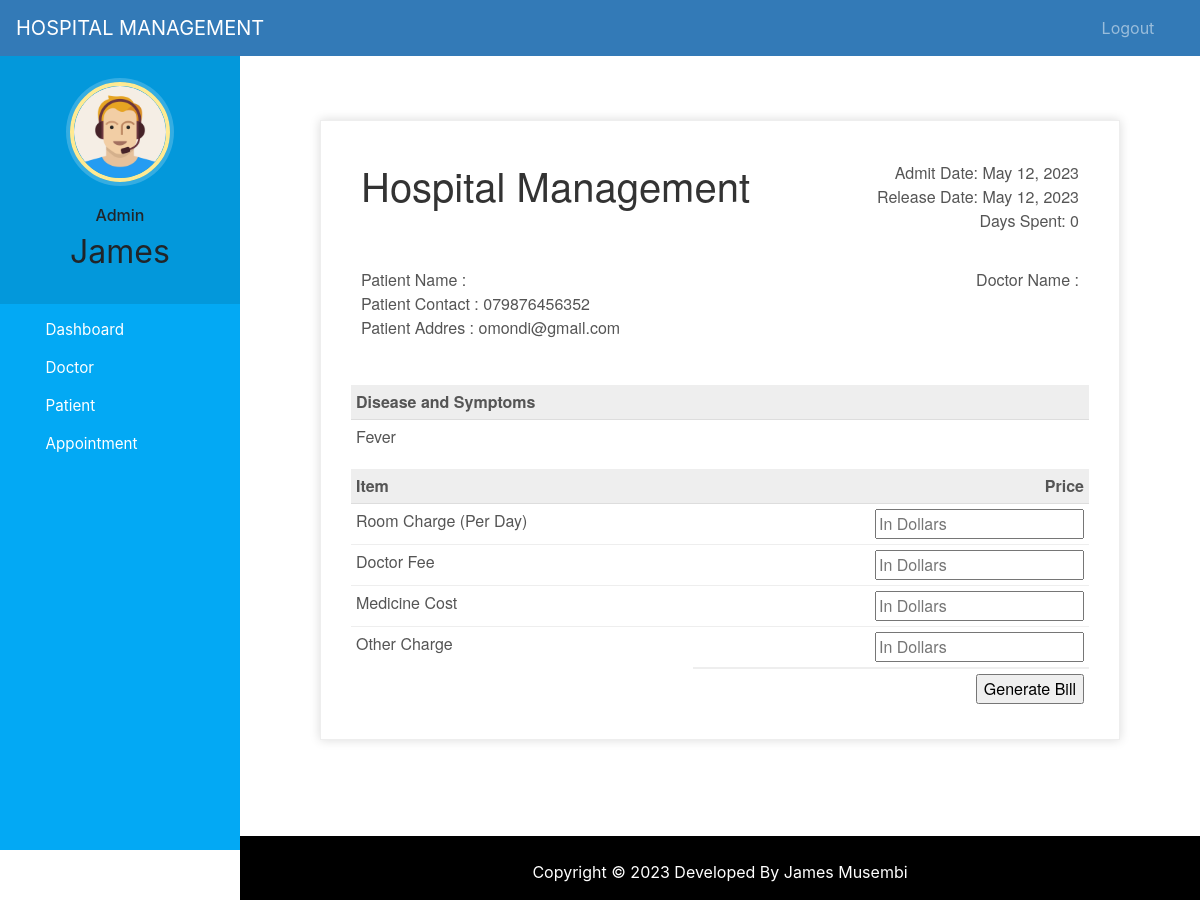
Screenshot of /discharge-patient/1 (signed in) with the database file from the repository.
### hospital/models.py (models this page shows, shortened)
class Patient(models.Model):
    user=models.OneToOneField(User,on_delete=models.CASCADE)
    profile_pic= models.ImageField(upload_to='profile_pic/PatientProfilePic/',null=True,blank=True)
    address = models.CharField(max_length=40)
    mobile = models.CharField(max_length=20,null=False)
    symptoms = models.CharField(max_length=100,null=False)
    assignedDoctorId = models.PositiveIntegerField(null=True)
    admitDate=models.DateField(auto_now=True)
    status=models.BooleanField(default=False)
    @property
    def get_name(self):
        return self.user.first_name+" "+self.user.last_name

### hospital/views.py (the view, shortened to what this page needs)
# urls.py: path('discharge-patient/<int:pk>', views.discharge_patient_view,name='discharge-patient'),
@login_required(login_url='adminlogin')
@user_passes_test(is_admin)
def discharge_patient_view(request,pk):
    patient=models.Patient.objects.get(id=pk)
    days=(date.today()-patient.admitDate) #2 days, 0:00:00
    assignedDoctor=models.User.objects.all().filter(id=patient.assignedDoctorId)
    d=days.days # only how many day that is 2
    patientDict={
        'patientId':pk,
        'name':patient.get_name,
        'mobile':patient.mobile,
        'address':patient.address,
        'symptoms':patient.symptoms,
        'admitDate':patient.admitDate,
        'todayDate':date.today(),
        'day':d,
        'assignedDoctorName':assignedDoctor[0].first_name,
    }
    return render(request,'hospital/patient_generate_bill.html',context=patientDict)

### hospital/views.py (called while the page is built)
def is_admin(user):
    return user.groups.filter(name='ADMIN').exists()

### templates/hospital/patient_generate_bill.html (shortened to what this page needs)
{% extends 'hospital/admin_base.html' %}
{% load static %}
{% block content %}
<head>
</head>
<br><br><br>
<div class="invoice-box">
  <table cellpadding="0" cellspacing="0">
    <tr class="top">
      <td colspan="2">
        <table>
          <tr>
            <td class="title">
              <h1>Hospital Management</h1>
            </td>
            <td>
              Admit Date: {{admitDate}}<br>
              Release Date: {{todayDate}}<br>
              Days Spent: {{day}}
            </td>
          </tr>
        </table>
      </td>
    </tr>
    <tr class="information">
      <td colspan="2">
        <table>
          <tr>
            <td>
              Patient Name : {{name}}<br>
              Patient Contact : {{mobile}}<br>
              Patient Addres : {{address}}<br>
            </td>
            <td>
              Doctor Name :<br>
              {{assignedDoctorName}}<br>
            </td>
          </tr>
        </table>
      </td>
    </tr>
    <tr class="heading">
      <td>
        Disease and Symptoms
      </td>
      <td>
      </td>
    </tr>
    <tr class="details">
      <td>
        {{symptoms}}
      </td>
    </tr>
    <tr class="heading">
      <td>
        Item
      </td>
      <td>
        Price
      </td>
    </tr>
    <form method="post">
      <tr class="item">
        <td>
          Room Charge (Per Day)
        </td>
        <td>
          <input type="number" name="roomCharge" placeholder="In Dollars" value="">
        </td>
      </tr>
      <tr class="item">
        <td>
          Doctor Fee
        </td>
        <td>
          <input type="number" name="doctorFee" placeholder="In Dollars" value="">
        </td>
      </tr>
      <tr class="item">
        <td>
          Medicine Cost
        </td>
        <td>
          <input type="number" name="medicineCost" placeholder="In Dollars" value="">
        </td>
      </tr>
      <tr class="item last">
        <td>
          Other Charge
        </td>
        <td>
          <input type="number" name="OtherCharge" placeholder="In Dollars" value="">
        </td>
      </tr>
      <tr class="total">
        <td></td>
        <td>
          <input type="submit" name="submit" value="Generate Bill">
        </td>
      </tr>
    </form>
  </table>
</div>
{% endblock content %}

### templates/hospital/admin_base.html (shortened to what this page needs)
<!DOCTYPE html>
{% load static %}
<html lang="en">
<head>
  <link rel="stylesheet" href="https://stackpath.bootstrapcdn.com/bootstrap/4.3.1/css/bootstrap.min.css">
  <link rel="stylesheet" href="https://maxcdn.bootstrapcdn.com/font-awesome/4.7.0/css/font-awesome.min.css">
  <link rel="stylesheet" href="{% static '/style.css' %}">
</head>
<body>
  <nav class="menu" tabindex="0">
    <header class="avatar">
      <img src="{% static "images/adminpropic.png" %}" />
      <br><br>
      <h6>Admin</h6>
      <h2>{{request.user.first_name}}</h2>
    </header>
    <ul>
      <li tabindex="0" class="icon-dashboard"> <a style="color:white; text-decoration:none;" href="/admin-dashboard"><span>Dashboard</span></a> </li>
      <li tabindex="0" class="icon-customers"> <a style="color:white; text-decoration:none;" href="/admin-doctor"><span>Doctor</span></a></li>
      <li tabindex="0" class="icon-users"> <a style="color:white; text-decoration:none;" href="/admin-patient"><span>Patient</span></a></li>
      <li tabindex="0" class="icon-calendar"> <a style="color:white; text-decoration:none;" href="/admin-appointment"><span>Appointment</span></a></li>
    </ul>
  </nav>
  <main>
    <div class="bs-example">
      <nav class="navbar navbar-expand-md  navbar-dark fixed-top" style="background:#337AB7;">
        <a href="/admin-dashboard" class="navbar-brand">HOSPITAL MANAGEMENT</a>
        <div class="collapse navbar-collapse justify-content-between" id="navbarCollapse">
          <div class="navbar-nav" style=" margin-left: 90%;">
            <a href="/logout" class="nav-item nav-link">Logout</a>
          </div>
        </div>
      </nav>
    </div>
    <br><br>
    {% block content %}
    {% endblock content %}
    <br><br><br><br>
    <footer>
      <br>
      <div class="container">
        <div class="row">
          <div class="col-md-12 col-sm-12">
            <div style="color:#ffffff;" class="wow fadeInUp footer-copyright">
              <p>
                Copyright &copy; 2023 Developed By James Musembi </p>
            </div>
          </div>
        </div>
      </div>
    </footer>
  </main>
</body>
</html>

### static/style.css (style rules this page uses)
body { padding-left: 240px; }
main { position: relative; height: 100vh; }
.menu { background: #5bc995; height: 100vh; width: 240px; position: fixed; top: 0px; left: 0; z-index: 5; outline: none; }
.menu .avatar { background: rgba(0, 0, 0, 0.1); padding: 2em 0.5em; text-align: center; }
.menu .avatar img { width: 100px; border-radius: 50%; overflow: hidden; border: 4px solid #ffea92; box-shadow: 0 0 0 4px rgba(255, 255, 255, 0.2); }
.menu .avatar h2 { font-weight: normal; margin-bottom: 0; }
.menu ul { list-style: none; padding: 0.5em 0; margin: 0; }
.menu ul li { padding: 0.5em 1em 0.5em 3em; font-size: 0.95em; font-weight: regular; background-repeat: no-repeat; background-position: left 15px center; background-size: auto 20px; transition: all 0.15s linear; cursor: pointer; }
.menu ul li.icon-dashboard { background-image: url("http://www.entypo.com/images//gauge.svg"); }
.menu ul li.icon-customers { background-image: url("http://www.entypo.com/images//briefcase.svg"); }
.menu ul li.icon-users { background-image: url("http://www.entypo.com/images//users.svg"); }
.menu ul li.icon-calendar { background-image: url("http://www.entypo.com/images//calendar.svg"); }

### templates/hospital/admin_base.html (style rules this page uses)
a:link { text-decoration: none; }
a { color: white; }
footer { padding: 0px 0px 0px 0px; background-color: black; margin: 0px; }
p { text-align: center; }
body { padding-left: 240px; }
main { position: relative; height: 100vh; }
.menu { background: #03a9f4; height: 100vh; width: 240px; position: fixed; top: 0px; left: 0; z-index: 5; outline: none; }
.menu .avatar { background: rgba(0, 0, 0, 0.1); padding: 2em 0.5em; text-align: center; }
.menu .avatar img { width: 100px; border-radius: 50%; overflow: hidden; border: 4px solid #ffea92; box-shadow: 0 0 0 4px rgba(255, 255, 255, 0.2); }
.menu .avatar h2 { font-weight: normal; margin-bottom: 0; }
.menu ul { list-style: none; padding: 0.5em 0; margin: 0; }
.menu ul li { padding: 0.5em 1em 0.5em 3em; font-size: 0.95em; font-weight: regular; background-repeat: no-repeat; background-position: left 15px center; background-size: auto 20px; transition: all 0.15s linear; cursor: pointer; }
.menu ul li.icon-dashboard { background-image: url("http://www.entypo.com/images//gauge.svg"); }
.menu ul li.icon-customers { background-image: url("http://www.entypo.com/images//briefcase.svg"); }
.menu ul li.icon-users { background-image: url("http://www.entypo.com/images//users.svg"); }
.menu ul li.icon-calendar { background-image: url("http://www.entypo.com/images//calendar.svg"); }

### templates/hospital/patient_generate_bill.html (style rules this page uses)
.invoice-box { max-width: 800px; margin: auto; padding: 30px; border: 1px solid #eee; box-shadow: 0 0 10px rgba(0, 0, 0, .15); font-size: 16px; line-height: 24px; font-family: 'Helvetica Neue', 'Helvetica', Helvetica, Arial, sans-serif; color: #555; }
.invoice-box table { width: 100%; line-height: inherit; text-align: left; }
.invoice-box table td { padding: 5px; vertical-align: top; }
.invoice-box table tr td:nth-child(2) { text-align: right; }
.invoice-box table tr.top table td { padding-bottom: 20px; }
.invoice-box table tr.top table td.title { font-size: 45px; line-height: 45px; color: #333; }
.invoice-box table tr.information table td { padding-bottom: 40px; }
.invoice-box table tr.heading td { background: #eee; border-bottom: 1px solid #ddd; font-weight: bold; }
.invoice-box table tr.details td { padding-bottom: 20px; }
.invoice-box table tr.item td { border-bottom: 1px solid #eee; }
.invoice-box table tr.item.last td { border-bottom: none; }
.invoice-box table tr.total td:nth-child(2) { border-top: 2px solid #eee; font-weight: bold; }
.menu { top: 50px; }

### rows the page displays
Patient: admitDate "May 12, 2023", mobile "079876456352", address "omondi@gmail.com", symptoms "Fever"

### other values shown
{{ request.user.first_name }} "James"
